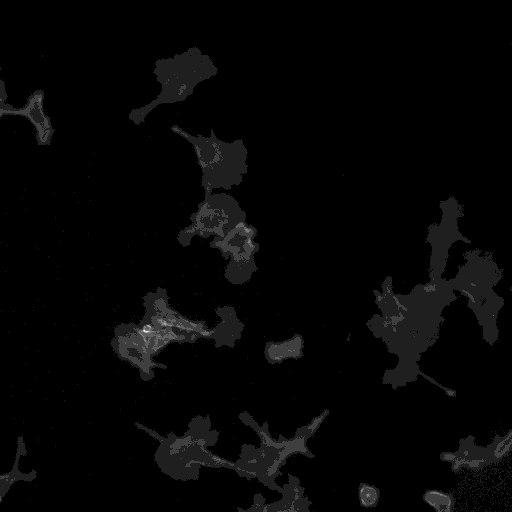
#> input picture Images/13570-actin.tif, 512 x 512 px; its folder holds 6 pictures in this run
$ python test.py   (older library calls are emulated)
#> lines starting #> are read from the running program, lines starting #| are printed output that depends on the picture; after the words box and inside, x2 and y2 are one past the last pixel; in counts of white or black regions, pixels touching at a corner belong together
# basic libraies
import os
import imageio.v2 as imageio
import numpy as np

# libraies for image processing and watershed segmentation
from skimage.filters import threshold_otsu, rank, gaussian, unsharp_mask
from skimage.segmentation import watershed
from skimage.measure import label
from skimage.morphology import disk, binary_closing
from skimage.color import label2rgb
from skimage.util import img_as_ubyte
from skimage.exposure import equalize_adapthist, rescale_intensity
from scipy.ndimage import binary_fill_holes

# library for plotting
# import cv2
import matplotlib.pyplot as plt


# define imput/output paths
img_folder = 'Images'
out_folder = 'Segmentation'
if not os.path.exists(out_folder):
    os.mkdir(out_folder)

ID = '13570'

actin = imageio.imread(os.path.join(img_folder, ID + '-actin.tif'))
#> actin is the input picture: shape (512, 512) uint16; min 143, max 2068, mean 240.7
dna = imageio.imread(os.path.join(img_folder, ID + '-DNA.tif'))
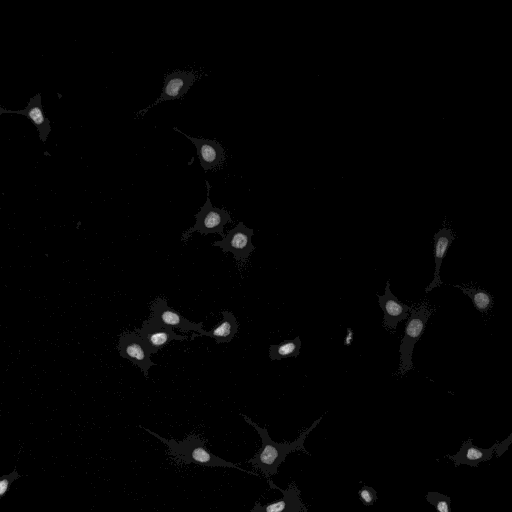
#> input picture Images/13570-DNA.tif, 512 x 512 px
#> dna is the input picture: shape (512, 512) uint16; min 147, max 3106, mean 239.1

# normalize and enhance the contrast
actin = equalize_adapthist(rescale_intensity(actin))
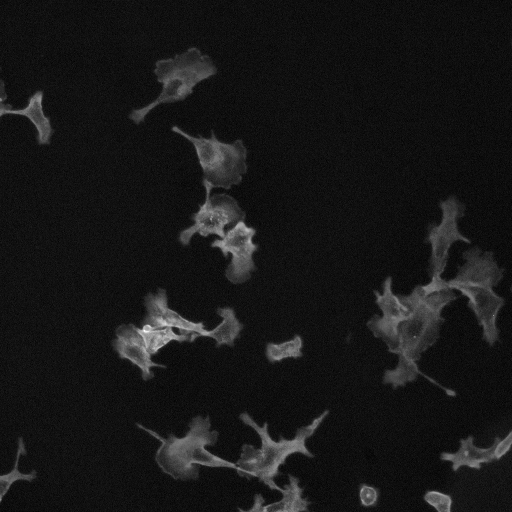
#> actin: shape (512, 512) float64; min 0, max 1, mean 0.0918
dna = equalize_adapthist(rescale_intensity(dna))

# segment nucleus to be seeds for seeded watershed segmentation
T_dna = threshold_otsu(dna)
#> T_dna = 0.287
dna_bin = dna > T_dna
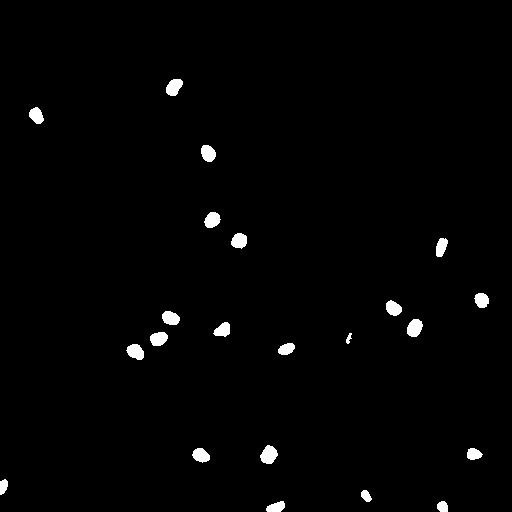
#> dna_bin: shape (512, 512) bool; 1.4% white; 22 white regions, largest, box (x1, y1, x2, y2) and area: (260, 445, 278, 464) 238, (407, 319, 423, 337) 219, (166, 79, 183, 96) 210
seeds = label(dna_bin)
#> seeds: shape (512, 512) int32; 23 distinct labels, from 0 to 22


# using morphological opreations to define the background in the actin image
global_thresh = threshold_otsu(actin)
#> global_thresh = 0.193
actin_bin = actin > global_thresh
#> actin_bin: shape (512, 512) bool; 9.8% white; 115 white regions (99 under 20 px), largest, box (x1, y1, x2, y2) and area: (372, 201, 502, 387) 6377, (138, 411, 328, 512) 5190, (113, 293, 241, 380) 3893
actin_bin = binary_closing(gaussian(actin_bin, 1), disk(1))
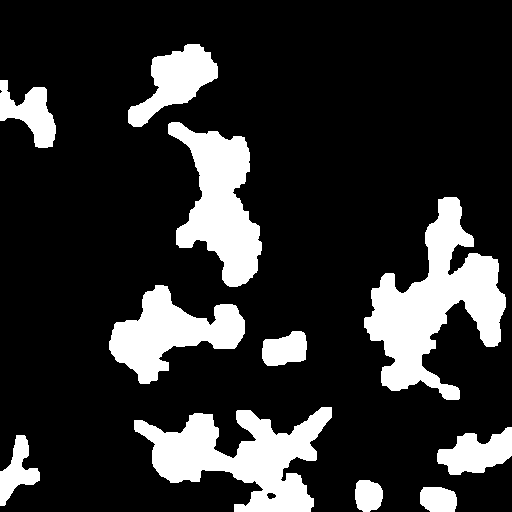
#> actin_bin: shape (512, 512) bool; 18.7% white; 11 white regions, largest, box (x1, y1, x2, y2) and area: (364, 197, 506, 400) 12464, (134, 407, 332, 512) 10175, (168, 122, 262, 287) 8149
actin_bin = binary_fill_holes(actin_bin)
#> actin_bin: shape (512, 512) bool; 18.7% white; 11 white regions, largest, box (x1, y1, x2, y2) and area: (364, 197, 506, 400) 12464, (134, 407, 332, 512) 10215, (168, 122, 262, 287) 8149
background = np.max(seeds) + 1
#> background = 23
seeds[actin_bin == 0] = background
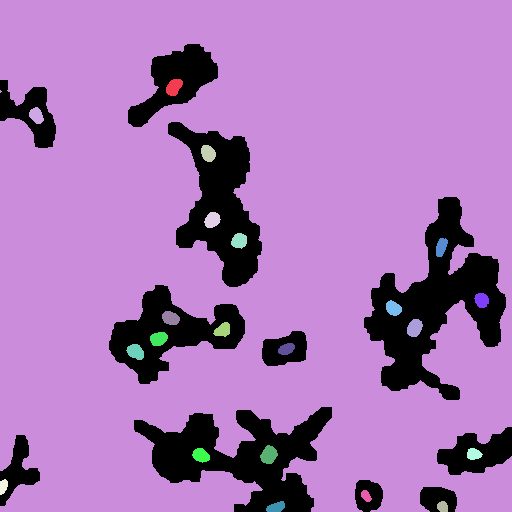
#> seeds: shape (512, 512) int32; 23 distinct labels, from 0 to 23; one colour per label, 0 black

# [10 lines of commented-out code are left out]
actin_sharpened = unsharp_mask(actin, radius=5, amount=2)
gradient = rank.gradient(img_as_ubyte(actin_sharpened), disk(3))
seg = watershed(gradient, seeds)
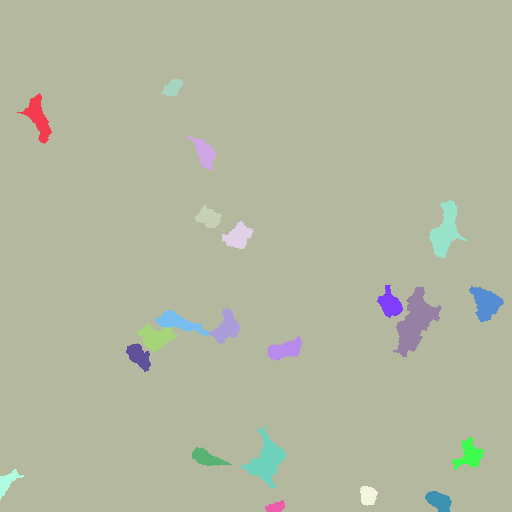
#> seg: shape (512, 512) int32; 22 distinct labels, from 1 to 23; one colour per label, 0 black
seg[seg == background] = 0
#> seg: shape (512, 512) int32; 22 distinct labels, from 0 to 22

image_label_overlay = label2rgb(seg, image=actin, alpha = 0.2, bg_label=0)
seg_rgb = label2rgb(seg, image = None)
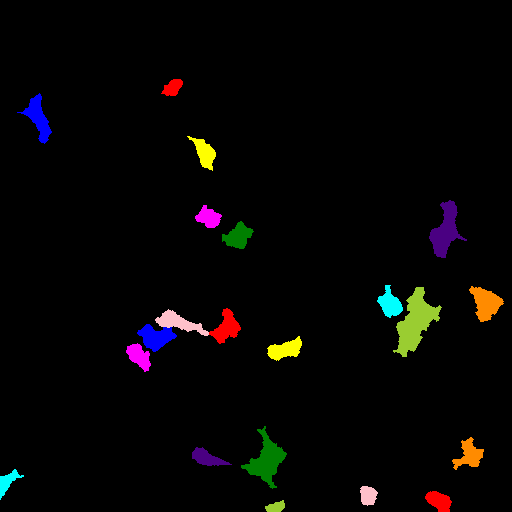
#> seg_rgb: shape (512, 512, 3) float64; mean R, G, B 0.0244, 0.0196, 0.0171

# results visualization
fig, axes = plt.subplots(ncols=4, figsize=(18,5))
ax = axes.ravel()
ax[0] = plt.subplot(1, 4, 1)
ax[1] = plt.subplot(1, 4, 2)
ax[2] = plt.subplot(1, 4, 3)
ax[3] = plt.subplot(1, 4, 4)

ax[0].imshow(actin_sharpened, cmap=plt.cm.gray)
ax[0].set_title('Original')

ax[1].imshow(seeds, cmap=plt.cm.gray)
ax[1].set_title('seeds')

ax[2].imshow(image_label_overlay, cmap=plt.cm.jet)
ax[2].set_title('segmentation')

ax[3].imshow(seg_rgb)
ax[3].set_title('segmentation')

plt.show()


### for visualization only
#for f in os.listdir(img_folder):
#    imageio.imwrite(os.path.join('Visualization', f.replace('tif', 'png')), cv2.normalize(imageio.imread(os.path.join(img_folder, f)), None, 0 ,255 ,cv2.NORM_MINMAX, cv2.CV_8UC3))
